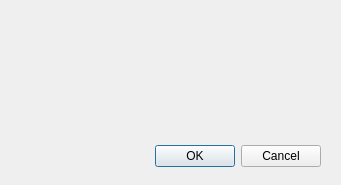
<?xml version="1.0" encoding="UTF-8"?>
<ui version="4.0">
 <class>Dialog</class>
 <widget class="QDialog" name="Dialog">
  <property name="geometry">
   <rect>
    <x>0</x>
    <y>0</y>
    <width>341</width>
    <height>185</height>
   </rect>
  </property>
  <property name="windowTitle">
   <string>Dialog</string>
  </property>
  <widget class="QDialogButtonBox" name="buttonBox">
   <property name="geometry">
    <rect>
     <x>20</x>
     <y>140</y>
     <width>301</width>
     <height>32</height>
    </rect>
   </property>
   <property name="orientation">
    <enum>Qt::Horizontal</enum>
   </property>
   <property name="standardButtons">
    <set>QDialogButtonBox::Cancel|QDialogButtonBox::Ok</set>
   </property>
  </widget>
 </widget>
 <resources/>
 <connections>
  <connection>
   <sender>buttonBox</sender>
   <signal>accepted()</signal>
   <receiver>Dialog</receiver>
   <slot>accept()</slot>
   <hints>
    <hint type="sourcelabel">
     <x>248</x>
     <y>254</y>
    </hint>
    <hint type="destinationlabel">
     <x>157</x>
     <y>274</y>
    </hint>
   </hints>
  </connection>
  <connection>
   <sender>buttonBox</sender>
   <signal>rejected()</signal>
   <receiver>Dialog</receiver>
   <slot>reject()</slot>
   <hints>
    <hint type="sourcelabel">
     <x>316</x>
     <y>260</y>
    </hint>
    <hint type="destinationlabel">
     <x>286</x>
     <y>274</y>
    </hint>
   </hints>
  </connection>
 </connections>
</ui>
